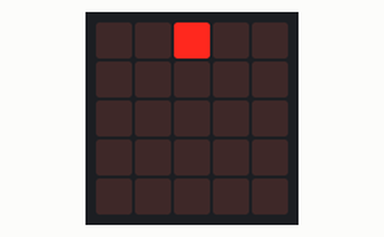
Recording of a program running on a simulated BBC micro:bit (MakeCode). Shown: the board's 5×5 LED display.

Above: at 0.01 s.
At 0.4 s:
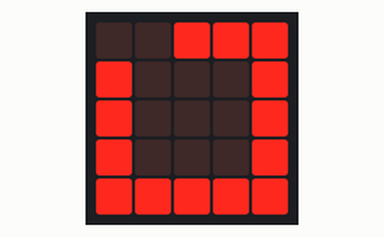

The program:

main.ts
```typescript
function 繞圈 (num: number) {
    if (num < 6) {
        x = num + 1
        y = 0
    } else if (num >= 6 && num < 9) {
        x = 4
        y = num - 5
    } else if (num >= 9 && num < 14) {
        x = 13 - num
        y = 4
    } else if (num >= 14 && num < 17) {
        x = 0
        y = 17 - num
    }
    led.plot(x, y)
}
let y = 0
let x = 0
let z = 0
basic.forever(function () {
    z = z + 1
    繞圈(z)
})
```

test.ts
```typescript
// 在這裡測試；當此封包作為擴充功能時，將不會編譯此內容。
```
